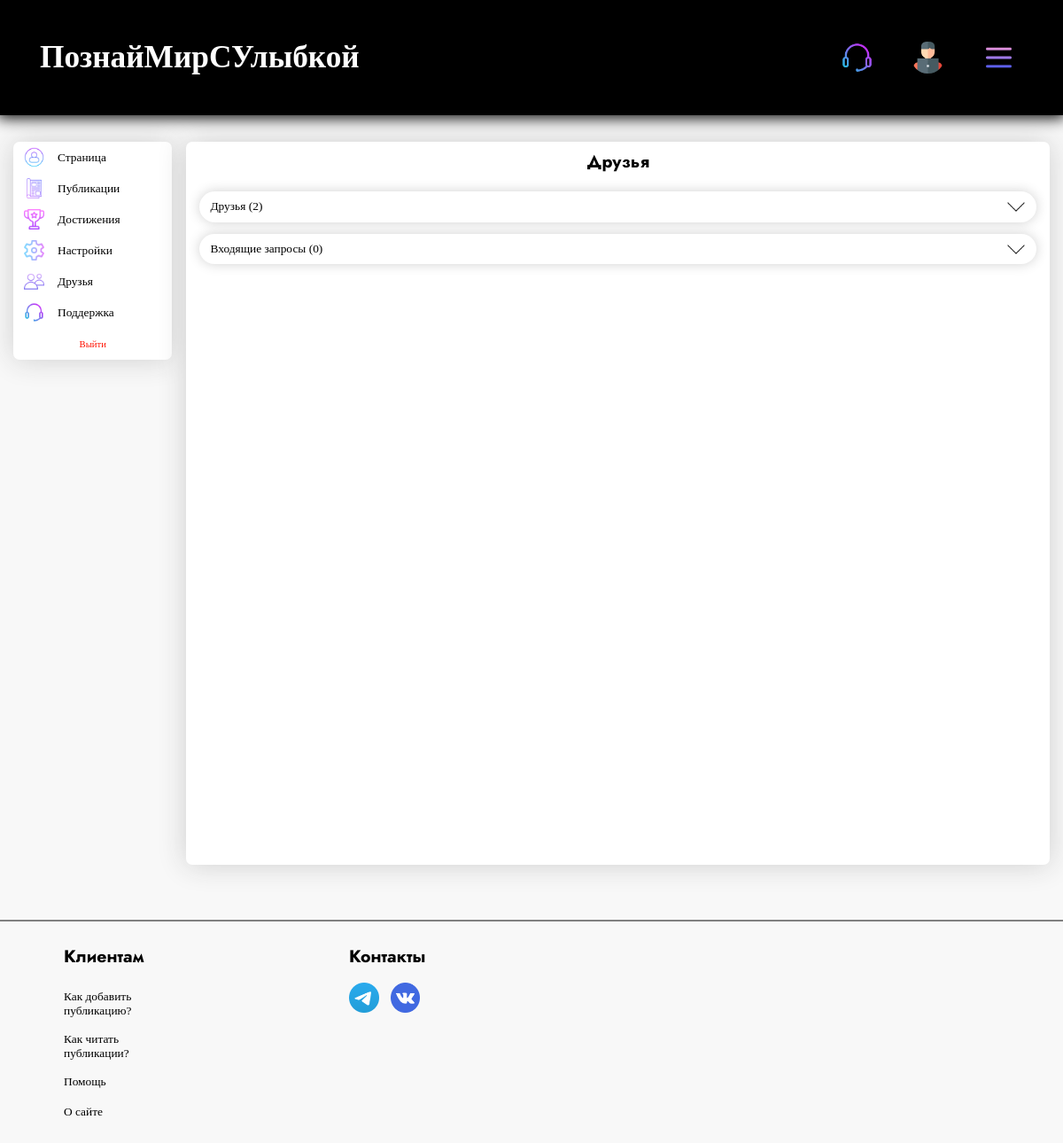
/profile/alex/friends (signed in), run on the app's committed database.
### tables this page shows
CREATE TABLE menu_logged (
            text VARCHAR(80) NOT NULL,
            url VARCHAR(80) NOT NULL,
            img_url VARCHAR(80) NOT NULL,
            class VARCHAR(80) NOT NULL
            );

CREATE TABLE menu_profile (
                text VARCHAR(80) NOT NULL,
                url VARCHAR(80) NOT NULL,
                img_url VARCHAR(80) NOT NULL,
                class VARCHAR(80) NOT NULL
                );

### app.py (the view)
@app.route('/profile/<name>/friends', methods=['POST', 'GET'])
@login_required
def friends(name):
    form = AnswerRequestFriendForm()
    form_dlt = DeleteFriendForm()
    return render_template('profile_friends.html',
                           links_header=db.get_info_menu_right(current_user),
                           title=f'Друзья',
                           menu=db.profile_menu(),
                           links_header_text=db.get_info_menu_left(),
                           form_exit=ExitForm(),
                           none=None,
                           friends=db.get_friends(current_user),
                           len=len,
                           cnt_friends=db.get_cnt_friends(current_user.get_id()),
                           cnt_request_friends=db.get_cnt_request_friends(current_user.get_id()),
                           request_friends=db.get_request_friend(current_user.get_id()),
                           form=form,
                           form_dlt=form_dlt)

### forms.py
class AnswerRequestFriendForm(FlaskForm):
    submit_yes = SubmitField('Принять')
    submit_no = SubmitField('Отклонить')

class DeleteFriendForm(FlaskForm):
    submit = SubmitField('Удалить из друзей')

### app.py (called while the page is built)
@login_manager.user_loader
def load_user(user_id):
    return UserLogin().add_info_user(user_id, db)

### database.py (called while the page is built)
    def get_info_menu_right(self, current_user):
        if current_user.is_authenticated:
            self.cursor.execute('SELECT * FROM menu_logged')
            res = self.cursor.fetchall()
            return res
        self.cursor.execute('SELECT * FROM menu')
        res = self.cursor.fetchall()
        return res

    def get_info_menu_left(self):
        self.cursor.execute('SELECT * FROM menu_text')
        res = self.cursor.fetchall()
        return res

    def profile_menu(self):
        self.cursor.execute('SELECT * FROM menu_profile')
        return self.cursor.fetchall()

    def get_info_user(self, user_id):
        self.cursor.execute(f"""SELECT *
                                FROM users
                                WHERE id = {user_id}""")
        return self.cursor.fetchone()

    def get_friends(self, current_user):
        self.cursor.execute(f"""SELECT users.*, friends.id as frship_id FROM friends
                            JOIN users ON users.id IN (id1, id2)
                            WHERE users.id != {current_user.get_id()}
                            AND (id1 = {current_user.get_id()} OR id2 = {current_user.get_id()})""")
        return self.cursor.fetchall()

    def get_request_friend(self, receiver):
        self.cursor.execute(f'''SELECT users.*, request_friends.id as request_id FROM request_friends
                            JOIN users ON sender = users.id
                            WHERE receiver = {receiver}''')
        return self.cursor.fetchall()

    def get_cnt_friends(self, id):
        self.cursor.execute(f"SELECT COUNT(*) as cnt FROM friends WHERE id1 = {id} OR id2 = {id}")
        return self.cursor.fetchone()['cnt']

    def get_cnt_request_friends(self, id):
        self.cursor.execute(f'''SELECT COUNT(*) as cnt FROM request_friends
                            WHERE receiver = {id}''')
        return self.cursor.fetchone()['cnt']

### user_login.py (called while the page is built)
    def add_info_user(self, user_id, db):
        self.__user = db.get_info_user(user_id)
        return self

    def get_id(self):
        return str(self.__user['id'])

    def get_name(self):
        return str(self.__user['name'])

### templates/profile_friends.html (shortened to what this page needs)
{% extends 'profile.html' %}
{% block window %}
  <h3 align = 'center'> Друзья </h3>
  <button class = 'friends_btn' onclick = 'open_cards_of_friends()' onmouseover = 'hover_friends_btn()'
  onmouseout = 'default_hover_friends_btn()' style = 'margin-top: 1.5em'>
     <p> Друзья ({{cnt_friends}}) </p>
     <img src = '{{url_for("static", filename="images/arrow.png")}}' class = 'img_arrow'>
   </button>
  <button class = 'request_friends_btn' onclick = 'open_cards_of_request_friends()' onmouseover = 'hover_request_friends_btn()' onmouseout = 'default_hover_request_friends_btn()'>
     <p> Входящие запросы ({{cnt_request_friends}}) </p>
     <img src = '{{url_for("static", filename="images/arrow.png")}}' class = 'img_arrow'>
   </button>
{% endblock %}

### templates/profile.html (shortened to what this page needs)
{% extends 'index.html' %}
{% block content %}
  <div class = 'profile_main_div'>
    <div class = 'menu_profile_div'>
      <form class = 'menu_profile_form' method = 'post' action = '/logout'>
        {% for link in menu %}
          {% if link['class'] != 'exit_link' %}
          <a href = '{{link["url"]}}' class = '{{link["class"]}} link_profile border_bottom'>
            <img src = '{{link["img_url"]}}' class = 'img_profile_link'>
            <p class = 'text_link_profile'> {{link['text']}} </p>
          </a>
          {% else %}
            <div class = 'exit_link_btn'>
              {{form_exit.submit1(class =  'exit_link link_profile')}}
            </div>
          {% endif %}
        {% endfor %}
      </form>
      <div class = 'empty_div'>
      </div>
    </div>
    <div class = 'window_profile_div'>
        {% block window %}{% endblock %}
    </div>
  </div>
{% endblock %}

### templates/index.html (shortened to what this page needs)
<!DOCTYPE html>
<html lang="en">
<head>
    <link rel = 'stylesheet' href = '{{url_for("static", filename="css/style.css")}}'>
</head>
{% block body %}
<body style = 'background: #f8f8f8'>
  <div class = 'dark_screen'>
{% endblock %}
    <div class = 'header'>
        {% if current_user.is_authenticated %}
        <a href = '/profile/{{current_user.get_name()}}'>
        {% else %}
        <a href = '/'>
        {% endif %}
          <h1> ПознайМирСУлыбкой </h1>
        </a>
        {% block links_header %}
            {% for link in links_header %}
            <a class = 'block_link_header {{link["class"]}}' href = '{{link["url"]}}'>
                <img src = '{{link["img_url"]}}' class = 'img_link_header'>
            </a>
            {% endfor %}
        {% endblock %}
        <div class = 'menu_links_header_div'>
          <button class = 'menu_links_header_btn' onclick = 'open_menu_links_header()'>
            <img src = '{{url_for("static", filename="images/menu_iconic.png")}}' class = 'menu_links_header_img'>
          </button>
        </div>
    </div>
    {% block content %}{% endblock %}
    {% block footer %}
    <footer>
      <div class = 'content_footer'>
        <div class = 'clients_div'>
          <h3 style = 'margin-left: 8px'> Клиентам </h3>
          <div class = 'links_clients_div'>
            <div class = 'footer_link_div'>
              <button class = 'footer_help_btn'>
                <p style = 'word-break: break-word; text-align: left'> Как добавить публикацию? </p>
              </button>
            </div>
            <div class = 'footer_link_div'>
              <button class = 'footer_help_btn'>
                <p style = 'word-break: break-word; text-align: left'> Как читать публикации? </p>
              </button>
            </div>
            <div class = 'footer_link_div'>
              <a href = '/support' class = 'footer_link'>
                <p style = 'word-break: break-word; text-align: left'> Помощь </p>
              </a>
            </div>
            <div class = 'footer_link_div'>
              <button class = 'footer_help_btn'>
                <p style = 'word-break: break-word; text-align: left'> О сайте </p>
              </button>
            </div>
          </div>
        </div>
        <div class = 'connect_div'>
          <h3> Контакты </h3>
          <div class = 'iconic_div_footer'>
            <a href = 'https://t.me/rayson0_0' class = 'iconic_footer_a'>
              <img src = '{{url_for("static", filename="images/iconic/telegram.png")}}' class = 'iconic_img_footer'>
            </a>
            <a href = 'https://vk.com/id818581144' class = 'iconic_footer_a' style = 'margin-left: 1em'>
              <img src = '{{url_for("static", filename="images/iconic/vk.png")}}' class = 'iconic_img_footer'>
            </a>
          </div>
        </div>
      </div>
    </footer>
    {% endblock %}
  </div>
</body>
</html>

### data on the page
menu_logged: img_url (picture)
menu_logged: img_url (picture)
menu_profile: img_url (placeholder picture), text "Страница"
menu_profile: img_url (picture), text "Публикации"
menu_profile: img_url (picture), text "Достижения"
menu_profile: img_url (picture), text "Настройки"
menu_profile: img_url (picture), text "Друзья"
menu_profile: img_url (picture), text "Поддержка"

### other printed values
{{ cnt_friends }} "2"
{{ cnt_request_friends }} "0"
